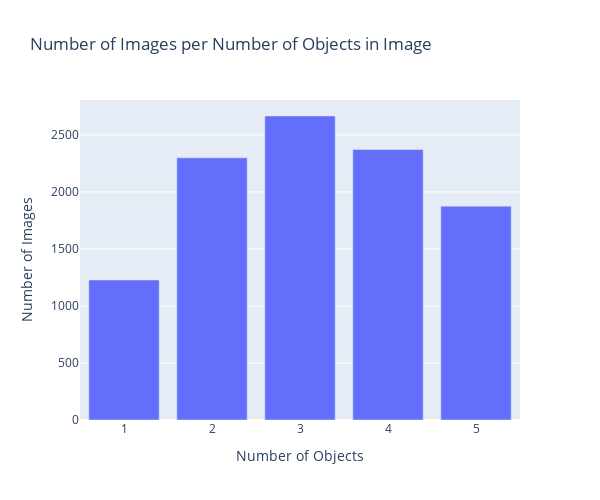

Source (notebook cell):
### Markdown cell above
After successfully downloading the images, we can look at the class distribution to gain insights into the dataset's composition.

### Code cell
# Using plotly, create bar plot of number_imgs versus number_objects
import plotly.graph_objects as go

number_objects = ['1', '2', '3', '4', '5']
number_imgs = [len(d[n]) for n in d]
imgs_total = sum(number_imgs)

fig = go.Figure(data=[go.Bar(x=number_objects, y=number_imgs)])
# Add title and axis labels
fig.update_layout(title_text='Number of Images per Number of Objects in Image', xaxis_title_text='Number of Objects', yaxis_title_text='Number of Images')
# Set width and height of the figure
fig.update_layout(width=600, height=500)
fig.show()

### Figure 1 — Plotly figure (JSON) as saved in the notebook; plotly's stock layout.template omitted (floating-point values rounded to 4 significant figures)
{"data": [{"type": "bar", "x": ["1", "2", "3", "4", "5"], "y": [1228, 2299, 2666, 2373, 1875]}], "layout": {"height": 500, "title": {"text": "Number of Images per Number of Objects in Image"}, "width": 600, "xaxis": {"title": {"text": "Number of Objects"}}, "yaxis": {"title": {"text": "Number of Images"}}}}
